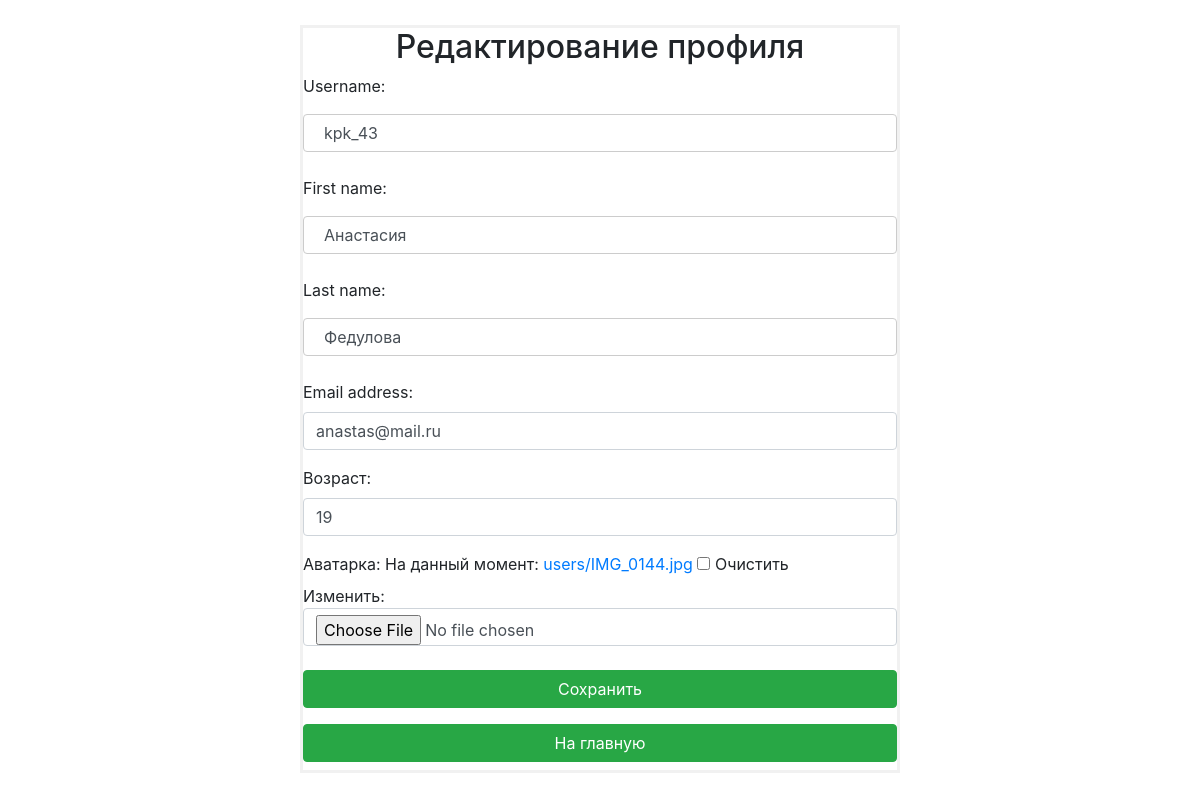
The page /auth/edit/ (signed in) on the database its author committed.
### authorization/models.py (models this page shows)
class ParkUser(AbstractUser):
    avatar = models.ImageField \
        (verbose_name='аватарка', blank=True, upload_to='users')
    age = models.SmallIntegerField(verbose_name='возраст')

### authorization/views.py (the view)
# urls.py: re_path('edit/$', authorization.user_edit, name='edit'),
def user_edit(request):
    if request.method == "POST":
        edit_form = MyUserChangeForm(request.POST, request.FILES, instance=request.user)
        if edit_form.is_valid():
            edit_form.save()
            return HttpResponseRedirect(reverse('auth:edit'))
    else:
        edit_form = MyUserChangeForm(instance=request.user)
    context = {
        'edit_form': edit_form
    }
    return render(request, 'authorization/edit.html', context)

### authorization/forms.py
class MyUserChangeForm(UserChangeForm):
    class Meta:
        model = ParkUser
        fields = ('username', 'first_name', 'last_name', 'password', 'email', 'age', 'avatar')
    def __init__(self, *args, **kwargs):
        super().__init__( *args, **kwargs)
        for field_name, field in self.fields.items():
            field.widget.attrs['class'] = 'form-control'
            field.help_text = ''
            if field_name == 'password':
                field.widget = forms.HiddenInput()

### authorization/templates/authorization/edit.html (shortened to what this page needs)
<!DOCTYPE html>
<html lang="en">
<head>
    <link rel="stylesheet" href="/static/css/bootstrap.min.css">
    <link rel="stylesheet" href="/static/css/auth_styles .css">
</head>
<body>
<div class="login-form">
    <form enctype="multipart/form-data" method="post">
        <div class="h2 text-center">
            Редактирование профиля
        </div>
        {{ edit_form.as_p }}
        <button type="button" class="btn btn-success">Сохранить</button>
        <button type="submit" class="btn btn-success"><a href="{% url 'index'%}">На главную</a></button>
    </form>
</div>
</body>
</html>

### static/css/auth_styles .css (style rules this page uses)
form { border: 3px solid #f1f1f1; }
input[type=text], input[type=password] { width: 100%; padding: 12px 20px; margin: 8px 0; display: inline-block; border: 1px solid #ccc; box-sizing: border-box; }
button { background-color: #4CAF50; color: white; padding: 14px 20px; margin: 8px 0; border: none; cursor: pointer; width: 100%; }
.login-form { width: 600px; margin: 25px auto; }
button a { color: white; text-decoration: none; }

### rows shown on the page
ParkUser: username "kpk_43", first_name "Анастасия", last_name "Федулова", email "anastas@mail.ru", age "19"
